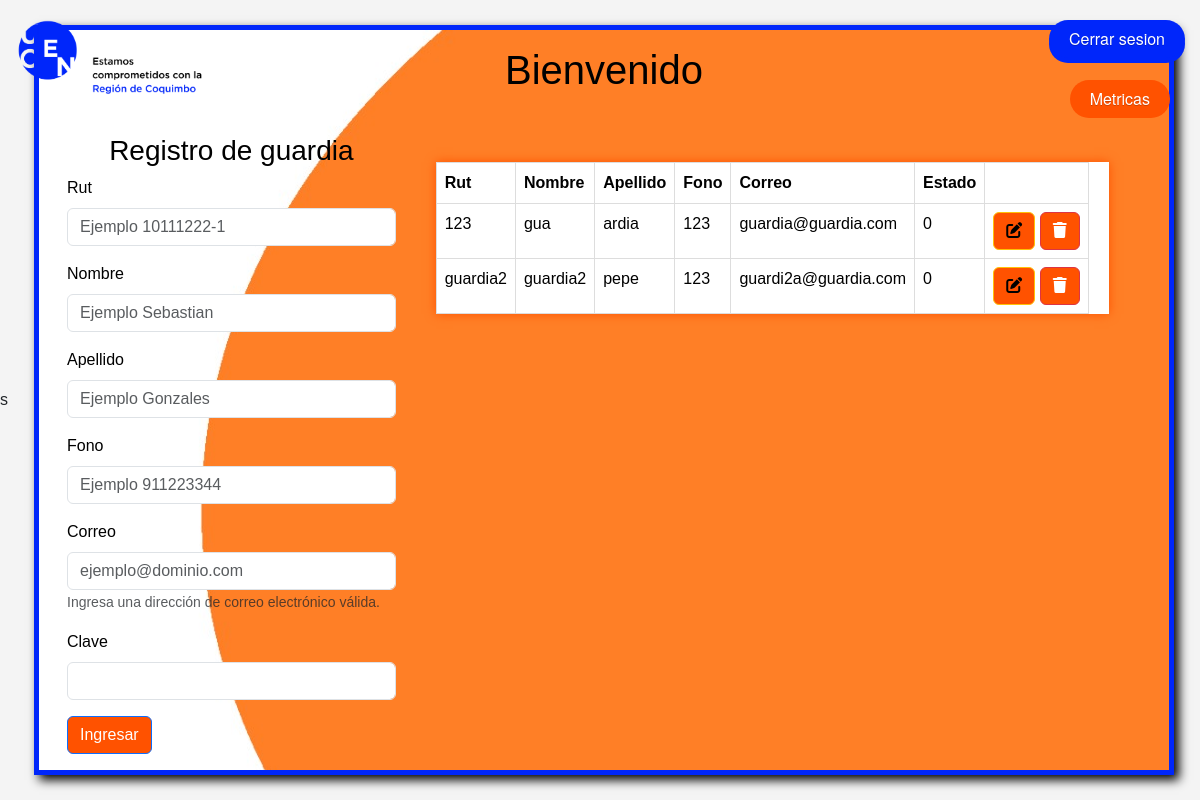
Screenshot of /Inicio/admin/admin/menuadmin.php (signed in) with the database file from the repository.
### tables this page shows
CREATE TABLE `guardia` (
  `rut_g` varchar(20) NOT NULL,
  `inicio` int(11) DEFAULT NULL
);

CREATE TABLE `usuario` (
  `rut` varchar(20) NOT NULL,
  `nombre` varchar(20) DEFAULT NULL,
  `apellido` varchar(20) DEFAULT NULL,
  `fono` int(20) DEFAULT NULL,
  `correo` varchar(20) DEFAULT NULL,
  `estado` int(11) DEFAULT 0,
  `clave` varchar(200) NOT NULL
);

### Inicio/admin/admin/menuadmin.php (the view, shortened to what this page needs)
<!DOCTYPE html>
<html lang="en">
<head>
    <link href="https://cdn.jsdelivr.net/npm/bootstrap@5.3.2/dist/css/bootstrap.min.css" rel="stylesheet">
    <link rel="stylesheet" href="menuadmin.css">
</head>
<body>
    <img src="Logo UCEN_R.COQUIMBO_.png" alt="Logo" class="logo">
    <div class="container">
        <h1 class="text-center p-3" >Bienvenido</h1>
        <div class="container-fluid row">
            <form class="col-4 p-3" method="POST">
                    <center>
                <h3 class="text-center-text-secondary">Registro de guardia</h3>
                    </center>
                <div class="mb-3">
                    <label for="exampleInputEmail1" class="form-label">Rut</label>
                    <input type="text" class="form-control" name="rut" id="rut" placeholder="Ejemplo 10111222-1" oninput="formatoAutomaticoRut();" onblur="validarInputRut();" maxlength = "10 " required>
                </div>
                <div class="mb-3">
                    <label for="exampleInputEmail1" class="form-label">Nombre</label>
                    <input type="text" class="form-control" name="nombre" placeholder="Ejemplo Sebastian " onkeypress="return SoloLetras(event);"  maxlength = "12" required>
                </div>
                <div class="mb-3">
                    <label for="exampleInputEmail1" class="form-label">Apellido</label>
                    <input type="text" class="form-control" name="apellido" placeholder="Ejemplo Gonzales " onkeypress="return SoloLetras(event);"  maxlength = "12" required>
                </div>
                <div class="mb-3">
                    <label for="exampleInputEmail1" class="form-label">Fono</label>
                    <input type="text" class="form-control" name="fono" placeholder="Ejemplo 911223344 " onkeypress="return SoloNumeros(event);" maxlength = "9" required>
                </div>
                <div class="mb-3">
                    <label for="exampleInputEmail1" class="form-label">Correo</label>
                    <input type="email" class="form-control" id="exampleInputEmail1" name="correo" placeholder="ejemplo@dominio.com" required>
                    <small id="emailHelp" class="form-text text-muted">Ingresa una dirección de correo electrónico válida.</small>
                </div>
                <div class="mb-3">
                    <label for="exampleInputEmail1" class="form-label">Clave</label>
                    <input type="password" class="form-control" name="clave">
                </div>
                <button type="submit" class="btn btn-primary" name="btnregistrar" value="ok" >Ingresar</button>
            </form>
        <div class="col-8 p-4">
            <table class="table">
                <thead class="bg-info">
                    <tr>
                        <th scope="col">Rut</th>
                        <th scope="col">Nombre</th>
                        <th scope="col">Apellido</th>
                        <th scope="col">Fono</th>
                        <th scope="col">Correo</th>
                        <th scope="col">Estado</th>
                        <th scope="col"></th>
                    </tr>
                </thead>
                <tbody>
                    <?php
                    include "conexion.php";
                    $sql = $conexion->query("select * from usuario
                    inner join guardia on usuario.rut=guardia.rut_g
                    where usuario.estado=0");
                    while($datos = $sql->fetch_object()){ ?>
                        <tr>
                            <td><?= $datos->rut ?></td>
                            <td><?= $datos->nombre ?></td>
                            <td><?= $datos->apellido ?></td>
                            <td><?= $datos->fono ?></td>
                            <td><?= $datos->correo ?></td>
                            <td><?= $datos->estado ?></td>
                            <td>
                                <a href="editar_guardia.php?rut=<?= $datos->rut ?>" class="btn btn-small btn-warning"><i class="fa-solid fa-pen-to-square"></i></a>
                                <a href="eliminar_guardia.php?rut=<?= $datos->rut ?>" class="btn btn-small btn-danger eliminar-usuario">
                                <i class="fa-solid fa-trash"></i>
                                </a>
                        </td>
                    <?php }
                    ?>
                    </tbody>
                </table>
            </div>
        </div>
    </div>
    <a href="../cerrar_sesion.php" class="boton azul">Cerrar sesion</a>
    <a href="../metricas/metricas_front.php" class="metricas">Metricas</a>
    </body>
</html>

### Inicio/admin/admin/menuadmin.css (style rules this page uses)
body { font-family: 'Arial', sans-serif; background-color: #f4f4f4; margin: 0; padding: 0; display: flex; justify-content: center; align-items: center; height: 100vh; }
.container { background-image: url(Imagen\ de\ WhatsApp\ 2023-12-09\ a\ las\ 00.06.51_123390ce.jpg); border: 5px solid rgb(0, 38, 250); color: black; box-shadow: 5px 5px 10px #000; }
.logo { position: absolute; top: 10px; left: 10px; max-width: 200px; max-height: 200px; }
table { width: 90%; margin: 20px auto; border-collapse: collapse; box-shadow: 0 0 10px rgb(255, 82, 0); background-color: #fff; max-height: 400px; max-width: 690px; overflow-y: auto; display: block; }
th, td { padding: 10px; border: 1px solid #ddd; }
.boton { text-shadow: 0px 1px rgba(0, 0, 0, 0.2); text-align: center; text-decoration: none; font-family: 'Helvetica Neue', Helvetica, sans-serif; display: inline-block; color: #FFF; background: #7F8C8D; padding: 7px 20px; white-space: nowrap; border-radius: 100px; margin: 10px 5px; transition: all 0.2s ease-in-out; position: fixed; top: 10px; right: 10px; }
.azul { background: rgb(0, 38, 250); box-shadow: 0px 5px 0px 0px rgb(0, 38, 250); }
.metricas { text-shadow: 0px 1px rgba(0, 0, 0, 0.2); text-align: center; text-decoration: none; font-family: 'Helvetica Neue', Helvetica, sans-serif; display: inline-block; color: #FFF; background: rgb(255, 82, 0); padding: 7px 20px; white-space: nowrap; border-radius: 100px; margin: 70px 20px; transition: all 0.2s ease-in-out; position: fixed; top: 10px; right: 10px; }
.btn { background: rgb(255, 82, 0); }

### rows the page displays
guardia: rut_g.rut "123", rut_g.nombre "gua", rut_g.apellido "ardia", rut_g.fono "123", rut_g.correo "guardia@guardia.com", rut_g.estado "0"
guardia: rut_g.rut "guardia2", rut_g.nombre "guardia2", rut_g.apellido "pepe", rut_g.fono "123", rut_g.correo "guardi2a@guardia.com", rut_g.estado "0"
